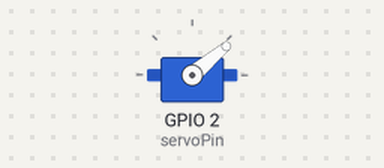
The sketch below on a simulated ESP32. Shown: servo.

Above: at 0.05 s.
At 0.5 s:
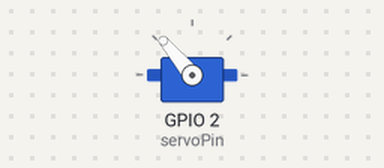
At 1.05 s:
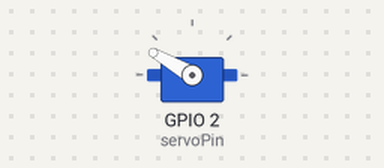
At 2.1 s:
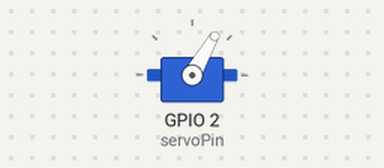
Timing chart, 0 to 7.5 s (numbered marks = the images above):
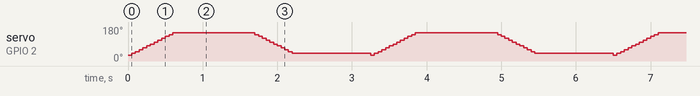

The sketch:

sketch_jun18a.ino
```cpp
#include <ESP32Servo.h>
int servoPin = 2;
Servo myservo;

void setup() {
  // put your setup code here, to run once:
  myservo.attach(servoPin);
}

void loop() {
  // put your main code here, to run repeatedly:
  for(int i = 30; i<=150; i = i+10)
  {
    myservo.write(i);
    delay(50);
  }
  delay(1000);
  for(int i = 150; i>30;i = i-10)
  {
    myservo.write(i);
    delay(50);
  }
  delay(1000);

}
```
